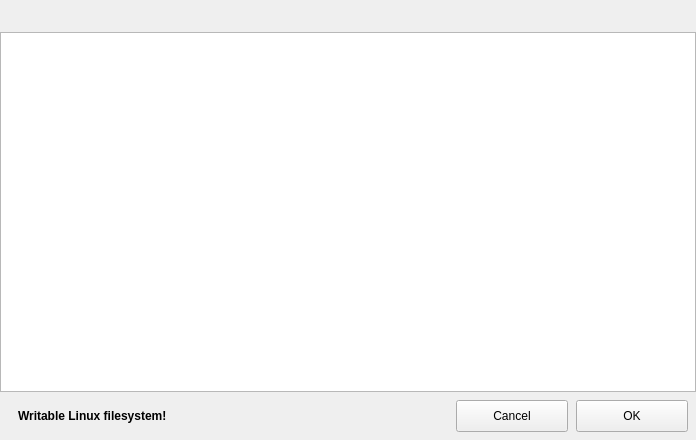
    <widget class="QWidget" name="choosepanel" native="true">
     <property name="geometry">
      <rect>
       <x>697</x>
       <y>1784</y>
       <width>696</width>
       <height>440</height>
      </rect>
     </property>
     <property name="autoFillBackground">
      <bool>true</bool>
     </property>
     <widget class="QLabel" name="dirpath">
      <property name="geometry">
       <rect>
        <x>8</x>
        <y>0</y>
        <width>651</width>
        <height>32</height>
       </rect>
      </property>
     </widget>
     <widget class="QPushButton" name="dirrefresh">
      <property name="geometry">
       <rect>
        <x>664</x>
        <y>0</y>
        <width>32</width>
        <height>32</height>
       </rect>
      </property>
      <property name="cursor">
       <cursorShape>PointingHandCursor</cursorShape>
      </property>
      <property name="focusPolicy">
       <enum>Qt::NoFocus</enum>
      </property>
      <property name="toolTip">
       <string>Re-read directories</string>
      </property>
      <property name="icon">
       <iconset resource="resedit.qrc">
        <normaloff>:/pictures/update.png</normaloff>:/pictures/update.png</iconset>
      </property>
      <property name="iconSize">
       <size>
        <width>21</width>
        <height>21</height>
       </size>
      </property>
      <property name="flat">
       <bool>true</bool>
      </property>
     </widget>
     <widget class="QLabel" name="warning">
      <property name="geometry">
       <rect>
        <x>18</x>
        <y>400</y>
        <width>191</width>
        <height>32</height>
       </rect>
      </property>
      <property name="font">
       <font>
        <weight>75</weight>
        <bold>true</bold>
       </font>
      </property>
      <property name="text">
       <string>Writable Linux filesystem!</string>
      </property>
     </widget>
     <widget class="QPushButton" name="dirchooseok">
      <property name="geometry">
       <rect>
        <x>576</x>
        <y>400</y>
        <width>112</width>
        <height>32</height>
       </rect>
      </property>
      <property name="cursor">
       <cursorShape>PointingHandCursor</cursorShape>
      </property>
      <property name="text">
       <string notr="true">OK</string>
      </property>
      <property name="iconSize">
       <size>
        <width>13</width>
        <height>13</height>
       </size>
      </property>
     </widget>
     <widget class="QPushButton" name="dirchoosecancel">
      <property name="geometry">
       <rect>
        <x>456</x>
        <y>400</y>
        <width>112</width>
        <height>32</height>
       </rect>
      </property>
      <property name="cursor">
       <cursorShape>PointingHandCursor</cursorShape>
      </property>
      <property name="text">
       <string>Cancel</string>
      </property>
      <property name="iconSize">
       <size>
        <width>13</width>
        <height>13</height>
       </size>
      </property>
     </widget>
     <widget class="lblevent" name="chooseresize">
      <property name="geometry">
       <rect>
        <x>686</x>
        <y>430</y>
        <width>10</width>
        <height>10</height>
       </rect>
      </property>
      <property name="cursor">
       <cursorShape>PointingHandCursor</cursorShape>
      </property>
      <property name="pixmap">
       <pixmap resource="resedit.qrc">:/pictures/resize.png</pixmap>
      </property>
      <property name="scaledContents">
       <bool>true</bool>
      </property>
      <property name="alignment">
       <set>Qt::AlignCenter</set>
      </property>
     </widget>
     <widget class="QTreeWidget" name="dirchoose">
      <property name="geometry">
       <rect>
        <x>0</x>
        <y>32</y>
        <width>696</width>
        <height>360</height>
       </rect>
      </property>
      <property name="focusPolicy">
       <enum>Qt::ClickFocus</enum>
      </property>
      <property name="editTriggers">
       <set>QAbstractItemView::NoEditTriggers</set>
      </property>
      <property name="showDropIndicator" stdset="0">
       <bool>false</bool>
      </property>
      <property name="selectionBehavior">
       <enum>QAbstractItemView::SelectItems</enum>
      </property>
      <property name="headerHidden">
       <bool>true</bool>
      </property>
      <column>
       <property name="text">
        <string notr="true">1</string>
       </property>
      </column>
     </widget>
    </widget>
